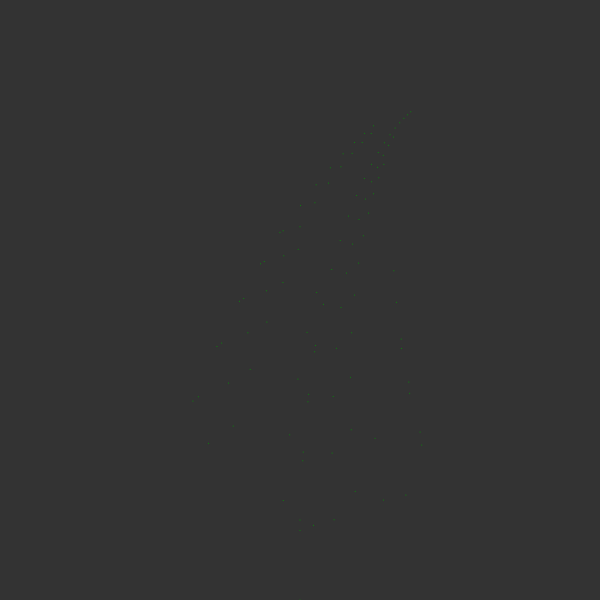
Frame 1 (no input)
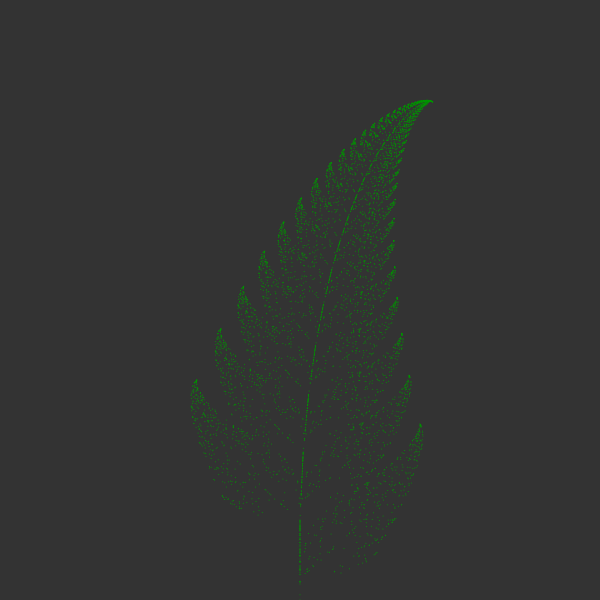
Frame 60 (no input)
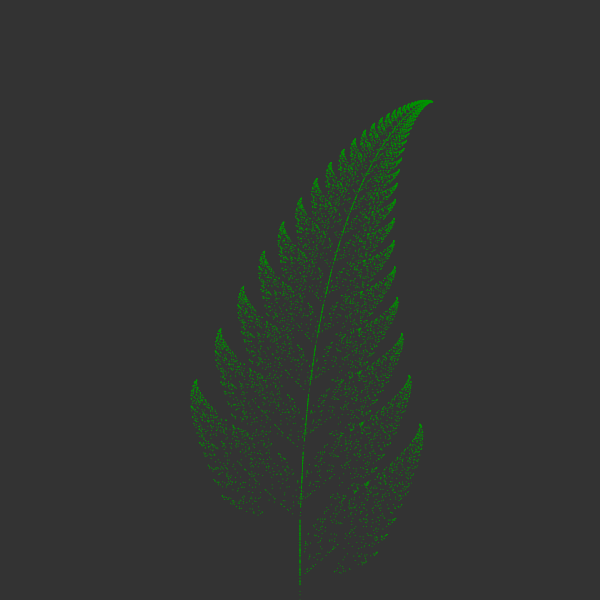
Frame 120 (the mouse pressed at the canvas centre since frame 60)

The p5.js sketch that drew these frames (run headless with seeded random() and noise() and a simulated clock; from frame 60 on, the mouse is pressed at the canvas centre):

// p5.js sketch
// ── sketch.js
let x = 0;
let y = 0;
let nextX = x;
let nextY = y;
let count = 0;

function setup() {
    createCanvas(600,600);
    background(51);
    stroke(0,150,0);
    strokeWeight(1);
}

function nextPoint() {
    const r = random(1);
    if( r < 0.01 ) {
        nextX = 0;
        nextY = 0.16*y;
    } else if( r < 0.86 ) {
        nextX = 0.85*x+0.04*y;
        nextY = -0.04*x+0.85*y+1.6;
    } else if( r < 0.93 ) {
        nextX = 0.20*x-0.26*y;
        nextY = 0.23*x+0.22*y+1.6;
    } else {
        nextX = -0.15*x+0.28*y;
        nextY = 0.26*x+0.24*y+0.44;
    }

    x = nextX;
    y = nextY;
}

function drawPoint() {
    const px = map(x,-6,6,0,width);
    const py = map(y,0,12,height,0);
    point(px,py);
}

function draw() {
    for( let i = 0; i < 100; i++ ) {
        drawPoint();
        nextPoint();
    }
    count += 100;
    if( count >= 100000) {
        noLoop();
    }
}
